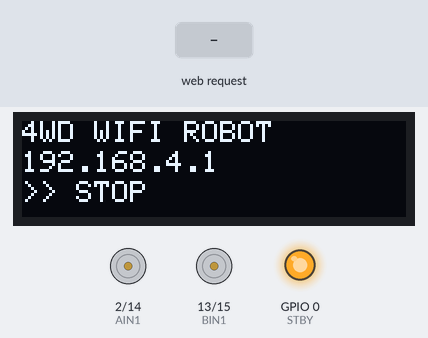
The sketch below on a simulated ESP8266 (NodeMCU). Parts: 128×32 one-colour display, motor-driver pin pairs drawn as motors (green arrow = first pin HIGH = forward, orange = second pin HIGH = backward, longer = more drive, scaled by the enable pin, stopped while the standby pin is LOW), output pins drawn as LEDs (lit = HIGH). Inputs (shaded band) come from the test bench.

Above: at 1.2 s.
1.3 s: HTTP request GET /forward received
At 1.8 s:
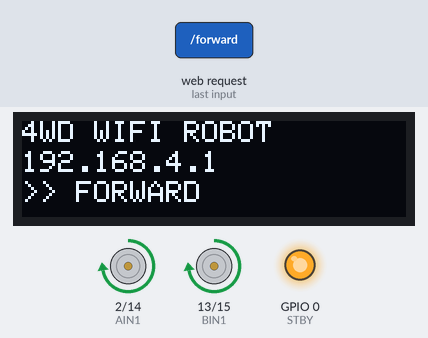
2.8 s: HTTP request GET /reverse received
At 4.0 s:
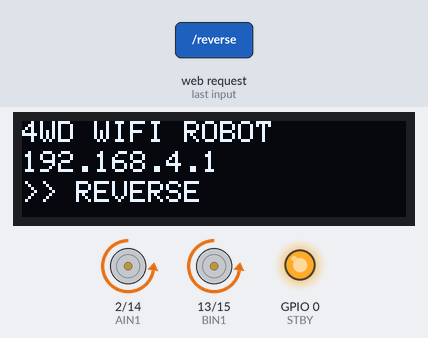
4.3 s: HTTP request GET /left received
At 5.4 s:
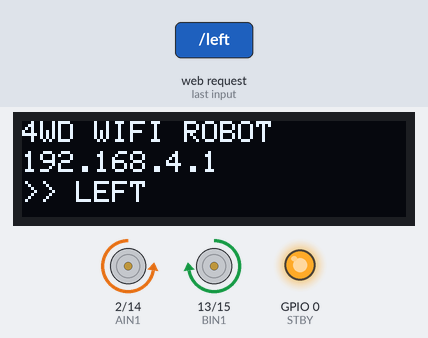
5.8 s: HTTP request GET /right received
At 6.5 s:
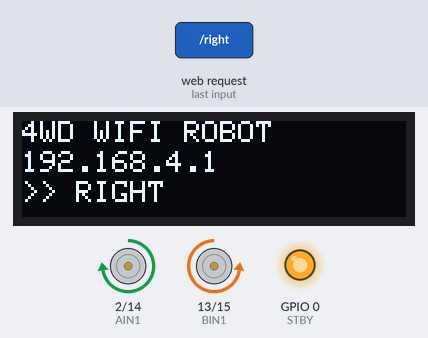
7.3 s: HTTP request GET /forward?spd=1 received
At 7.6 s:
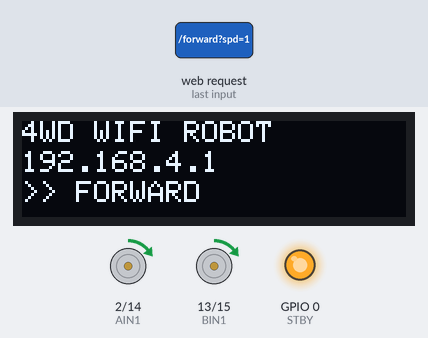
8.8 s: HTTP request GET /forward?spd=0 received
At 10.0 s:
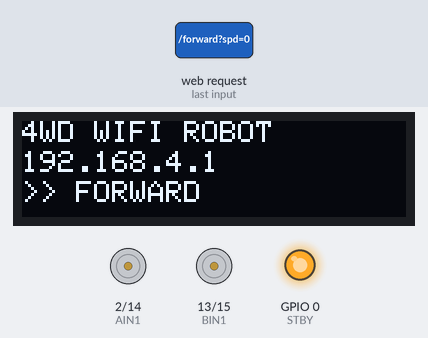
Timing chart, 0 to 11.3 s (numbered marks = the images above; inputs shaded):
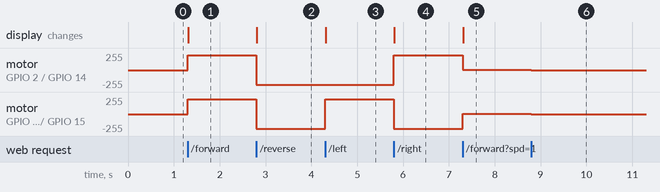

Measured:
- after the input at 1.3 s, motor on GPIO 2 (AIN1) / GPIO 14 (AIN2), motor on GPIO 13 (BIN1) / GPIO 15 (BIN2): stopped → forward 224/255 at once; the display: changes at once (image 1)
- after the input at 2.8 s, motor on GPIO 2 (AIN1) / GPIO 14 (AIN2), motor on GPIO 13 (BIN1) / GPIO 15 (BIN2): forward 224/255 → backward 224/255 at once; the display: changes at once (image 2)
- after the input at 4.3 s, motor on GPIO 13 (BIN1) / GPIO 15 (BIN2): backward 224/255 → forward 224/255 at once; the display: changes at once (image 3)
- after the input at 5.8 s, motor on GPIO 2 (AIN1) / GPIO 14 (AIN2): backward 224/255 → forward 224/255 at once; motor on GPIO 13 (BIN1) / GPIO 15 (BIN2): forward 224/255 → backward 224/255 at once; the display: changes at once (image 4)
- after the input at 7.3 s, motor on GPIO 2 (AIN1) / GPIO 14 (AIN2): forward 224/255 → forward 2/255 at once; motor on GPIO 13 (BIN1) / GPIO 15 (BIN2): backward 224/255 → forward 2/255 at once; the display: changes at once (image 5)
- after the input at 8.8 s, motor on GPIO 2 (AIN1) / GPIO 14 (AIN2), motor on GPIO 13 (BIN1) / GPIO 15 (BIN2): forward 2/255 → stopped at once

The sketch:

robot_car_4wd__2_.ino
```cpp
/*
  4WD WiFi Robot Car — ESP8266 + TB6612FNG
  =========================================
  OLED : D1(GPIO5)=SCL  D2(GPIO4)=SDA
  TB6612: STBY=D3(0) AIN1=D4(2) AIN2=D5(14) PWMA=D6(12)
          BIN1=D7(13) BIN2=D8(15) PWMB=RX(3)

  NOTE: GPIO3 (RX) has weak PWM support on ESP8266.
        We drive PWMA and PWMB with analogWrite but also
        call analogWriteFreq(1000) and analogWriteRange(1023)
        once in setup to synchronise both channels.

  Motor wiring:
    Channel A → Left-front  + Left-rear  (parallel)
    Channel B → Right-front + Right-rear (parallel)
*/

#include <ESP8266WiFi.h>
#include <ESP8266WebServer.h>
#include <Wire.h>
#include <Adafruit_GFX.h>
#include <Adafruit_SSD1306.h>

// ── OLED ─────────────────────────────────────────────────
#define SCREEN_WIDTH  128
#define SCREEN_HEIGHT  32
Adafruit_SSD1306 display(SCREEN_WIDTH, SCREEN_HEIGHT, &Wire, -1);

// ── PINS (DO NOT CHANGE) ──────────────────────────────────
#define STBY  0   // D3
#define AIN1  2   // D4  — Left  direction 1
#define AIN2  14  // D5  — Left  direction 2
#define PWMA  12  // D6  — Left  speed
#define BIN1  13  // D7  — Right direction 1
#define BIN2  15  // D8  — Right direction 2
#define PWMB  3   // RX  — Right speed

// ── WIFI ─────────────────────────────────────────────────
const char* SSID = "RobotCar";
const char* PASS = "12345678";

// ── SPEED (0-1023) ────────────────────────────────────────
// Trim values let you compensate if one side is faster than other.
// Increase LEFT_TRIM if left side is slower, decrease if faster.
// Same for RIGHT_TRIM.
#define MAX_SPEED    900
#define LEFT_TRIM    0     // -100 to +100, adjust if car veers
#define RIGHT_TRIM   0     // -100 to +100

ESP8266WebServer server(80);
String currentMode = "STOP";

// ── MOTOR CORE ───────────────────────────────────────────
// dir: 1=forward  -1=reverse  0=stop
// spd: 0-1023
void driveMotors(int leftDir, int leftSpd, int rightDir, int rightSpd) {
  // Clamp speeds
  leftSpd  = constrain(leftSpd  + LEFT_TRIM,  0, 1023);
  rightSpd = constrain(rightSpd + RIGHT_TRIM, 0, 1023);

  // Left side (Channel A)
  if (leftDir > 0)       { digitalWrite(AIN1, HIGH); digitalWrite(AIN2, LOW);  }
  else if (leftDir < 0)  { digitalWrite(AIN1, LOW);  digitalWrite(AIN2, HIGH); }
  else                   { digitalWrite(AIN1, LOW);  digitalWrite(AIN2, LOW);  }

  // Right side (Channel B)
  if (rightDir > 0)      { digitalWrite(BIN1, HIGH); digitalWrite(BIN2, LOW);  }
  else if (rightDir < 0) { digitalWrite(BIN1, LOW);  digitalWrite(BIN2, HIGH); }
  else                   { digitalWrite(BIN1, LOW);  digitalWrite(BIN2, LOW);  }

  // Write PWM — both at same time to minimise lag
  analogWrite(PWMA, (leftDir  == 0) ? 0 : leftSpd);
  analogWrite(PWMB, (rightDir == 0) ? 0 : rightSpd);
}

// ── MOVEMENT COMMANDS ────────────────────────────────────
void motorStop() {
  driveMotors(0, 0, 0, 0);
  currentMode = "STOP";
}

void motorForward(int spd) {
  driveMotors(1, spd, 1, spd);
  currentMode = "FORWARD";
}

void motorReverse(int spd) {
  driveMotors(-1, spd, -1, spd);
  currentMode = "REVERSE";
}

void motorLeft(int spd) {
  // Tank turn: left wheels reverse, right wheels forward
  driveMotors(-1, spd, 1, spd);
  currentMode = "LEFT";
}

void motorRight(int spd) {
  // Tank turn: left wheels forward, right wheels reverse
  driveMotors(1, spd, -1, spd);
  currentMode = "RIGHT";
}

// ── OLED ─────────────────────────────────────────────────
void showOLED() {
  display.clearDisplay();
  display.setTextSize(1);
  display.setTextColor(SSD1306_WHITE);
  display.setCursor(0,  0); display.println("4WD WIFI ROBOT");
  display.setCursor(0, 10); display.println(WiFi.softAPIP());
  display.setCursor(0, 20); display.print(">> "); display.println(currentMode);
  display.display();
}

// ── SPEED FROM URL PARAM ─────────────────────────────────
// ?spd=0-100  →  0-MAX_SPEED
int urlSpeed() {
  if (server.hasArg("spd")) {
    int pct = constrain(server.arg("spd").toInt(), 0, 100);
    return map(pct, 0, 100, 0, MAX_SPEED);
  }
  return MAX_SPEED;
}

// ── HTML ─────────────────────────────────────────────────
const char HTML_A[] PROGMEM =
  "<!DOCTYPE html><html lang='en'><head>"
  "<meta charset='UTF-8'>"
  "<meta name='viewport' content='width=device-width,initial-scale=1'>"
  "<title>4WD Robot</title>"
  "<style>"
  ":root{--bg:#0d0f14;--sur:#161b26;--brd:#2a3040;--acc:#00e5ff;"
  "--red:#ff4d6d;--yel:#f4c430;--org:#ff6b35;--txt:#e4eaf4;--mut:#5a6478}"
  "*{box-sizing:border-box;margin:0;padding:0}"
  "body{background:var(--bg);color:var(--txt);font-family:'Segoe UI',sans-serif;"
  "min-height:100vh;display:flex;flex-direction:column;align-items:center;"
  "justify-content:center;padding:20px;user-select:none;-webkit-user-select:none}"
  "h1{font-size:1.4rem;letter-spacing:.25em;text-transform:uppercase;"
  "color:var(--acc);text-shadow:0 0 16px rgba(0,229,255,.4);text-align:center}"
  "p.sub{color:var(--mut);font-size:.75rem;margin-top:4px;letter-spacing:.1em;text-align:center}"
  "#sbar{background:var(--sur);border:1px solid var(--brd);border-radius:14px;"
  "padding:8px 20px;font-size:.75rem;letter-spacing:.12em;color:var(--mut);"
  "margin:16px 0;display:flex;align-items:center;gap:10px}"
  "#dot{width:8px;height:8px;border-radius:50%;background:var(--acc);"
  "box-shadow:0 0 8px var(--acc);animation:pulse 1.6s ease-in-out infinite}"
  "@keyframes pulse{0%,100%{opacity:1}50%{opacity:.3}}"
  "#ml{color:var(--txt);font-weight:700;min-width:70px}"
  "svg{display:block;margin-bottom:18px}"
  ".dpad{display:grid;grid-template-columns:repeat(3,88px);"
  "grid-template-rows:repeat(3,88px);gap:8px}"
  ".btn{border:none;border-radius:14px;font-size:1.6rem;font-weight:700;"
  "cursor:pointer;display:flex;flex-direction:column;align-items:center;"
  "justify-content:center;gap:3px;background:var(--sur);"
  "border:1.5px solid var(--brd);color:var(--txt);"
  "transition:transform .07s,background .1s;touch-action:manipulation}"
  ".lbl{font-size:.54rem;letter-spacing:.1em;color:var(--mut)}"
  ".btn:active,.on{transform:scale(.91)}"
  ".F{border-color:var(--acc);color:var(--acc)}"
  ".R{border-color:var(--red);color:var(--red)}"
  ".T{border-color:var(--yel);color:var(--yel)}"
  ".S{border-color:var(--org);color:var(--org);font-size:.9rem}"
  ".F:active,.F.on{background:rgba(0,229,255,.13)}"
  ".R:active,.R.on{background:rgba(255,77,109,.13)}"
  ".T:active,.T.on{background:rgba(244,196,48,.11)}"
  ".S:active,.S.on{background:rgba(255,107,53,.13)}"
  ".sw{margin-top:22px;width:264px;text-align:center}"
  ".sw label{font-size:.7rem;letter-spacing:.12em;color:var(--mut);"
  "display:block;margin-bottom:8px}"
  "input[type=range]{-webkit-appearance:none;width:100%;height:5px;"
  "border-radius:3px;background:var(--brd);outline:none}"
  "input[type=range]::-webkit-slider-thumb{-webkit-appearance:none;"
  "width:22px;height:22px;border-radius:50%;background:var(--acc);"
  "box-shadow:0 0 10px rgba(0,229,255,.5);cursor:pointer}"
  "#sv{margin-top:6px;font-size:.8rem;color:var(--acc);font-weight:600}"
  ".hint{margin-top:16px;font-size:.68rem;color:var(--mut);text-align:center}"
  ".k{display:inline-block;border:1px solid var(--brd);border-radius:4px;"
  "padding:1px 5px;font-family:monospace;color:var(--txt)}"
  "</style></head><body>";

const char HTML_B[] PROGMEM =
  "<h1>4WD Robot</h1>"
  "<p class='sub'>WiFi Controller &mdash; ESP8266</p>"
  "<div id='sbar'><div id='dot'></div>MODE:&nbsp;<span id='ml'>STOP</span></div>"
  "<svg width='110' height='140' viewBox='0 0 110 140' xmlns='http://www.w3.org/2000/svg'>"
  "<rect x='22' y='30' width='66' height='80' rx='10' fill='#161b26' stroke='#2a3040' stroke-width='1.5'/>"
  "<rect x='32' y='38' width='46' height='24' rx='5' fill='#0d0f14' stroke='#2a3040'/>"
  "<polygon id='ar' points='55,46 63,59 55,55 47,59' fill='#5a6478'/>"
  "<rect id='wFL' x='5'  y='30' width='17' height='30' rx='5' fill='#2a3040' stroke='#5a6478' stroke-width='1.5'/>"
  "<rect id='wFR' x='88' y='30' width='17' height='30' rx='5' fill='#2a3040' stroke='#5a6478' stroke-width='1.5'/>"
  "<rect id='wRL' x='5'  y='80' width='17' height='30' rx='5' fill='#2a3040' stroke='#5a6478' stroke-width='1.5'/>"
  "<rect id='wRR' x='88' y='80' width='17' height='30' rx='5' fill='#2a3040' stroke='#5a6478' stroke-width='1.5'/>"
  "</svg>"
  "<div class='dpad'>"
  "<div></div>"
  "<button class='btn F' id='bF'"
    " ontouchstart=\"g('forward')\" ontouchend=\"g('stop')\""
    " onmousedown=\"g('forward')\" onmouseup=\"g('stop')\""
    " onmouseleave=\"g('stop')\">&#9650;<span class='lbl'>FWD</span></button>"
  "<div></div>"
  "<button class='btn T' id='bL'"
    " ontouchstart=\"g('left')\" ontouchend=\"g('stop')\""
    " onmousedown=\"g('left')\" onmouseup=\"g('stop')\""
    " onmouseleave=\"g('stop')\">&#9664;<span class='lbl'>LEFT</span></button>"
  "<button class='btn S' id='bS' onclick=\"g('stop')\">&#9632;<span class='lbl'>STOP</span></button>"
  "<button class='btn T' id='bR'"
    " ontouchstart=\"g('right')\" ontouchend=\"g('stop')\""
    " onmousedown=\"g('right')\" onmouseup=\"g('stop')\""
    " onmouseleave=\"g('stop')\">&#9654;<span class='lbl'>RIGHT</span></button>"
  "<div></div>"
  "<button class='btn R' id='bV'"
    " ontouchstart=\"g('reverse')\" ontouchend=\"g('stop')\""
    " onmousedown=\"g('reverse')\" onmouseup=\"g('stop')\""
    " onmouseleave=\"g('stop')\">&#9660;<span class='lbl'>REV</span></button>"
  "<div></div>"
  "</div>"
  "<div class='sw'><label>SPEED</label>"
  "<input type='range' id='sp' min='20' max='100' value='85'"
    " oninput=\"document.getElementById('sv').textContent=this.value+'%'\">"
  "<div id='sv'>85%</div></div>"
  "<p class='hint'>"
  "<span class='k'>W</span><span class='k'>A</span>"
  "<span class='k'>S</span><span class='k'>D</span>"
  " &nbsp;or arrow keys &nbsp;|&nbsp; hold to move</p>";

const char HTML_C[] PROGMEM =
  "<script>"
  // Wheel colours
  "var CF='#00e5ff',CR='#ff4d6d',CY='#f4c430',CO='#2a3040';"
  // Current state
  "var cur='stop',tmr=null,last='';"
  // Set all 4 wheel colours + arrow colour
  "function wh(fl,fr,rl,rr,a){"
    "var ids=['wFL','wFR','wRL','wRR'];"
    "var cols=[fl,fr,rl,rr];"
    "for(var i=0;i<4;i++)document.getElementById(ids[i]).style.fill=cols[i];"
    "document.getElementById('ar').setAttribute('fill',a);"
  "}"
  // Update UI visuals for given action
  "function vis(a){"
    "var btns=['bF','bL','bR','bV','bS'];"
    "for(var i=0;i<btns.length;i++){"
      "var e=document.getElementById(btns[i]);"
      "if(e)e.classList.remove('on');"
    "}"
    "document.getElementById('ml').textContent=a.toUpperCase();"
    "if(a==='forward'){"
      "wh(CF,CF,CF,CF,CF);"    // all 4 cyan
      "document.getElementById('bF').classList.add('on');"
    "}else if(a==='reverse'){"
      "wh(CR,CR,CR,CR,CR);"    // all 4 red
      "document.getElementById('bV').classList.add('on');"
    "}else if(a==='left'){"
      "wh(CR,CF,CR,CF,CY);"    // left=red(back) right=cyan(fwd)
      "document.getElementById('bL').classList.add('on');"
    "}else if(a==='right'){"
      "wh(CF,CR,CF,CR,CY);"    // left=cyan(fwd) right=red(back)
      "document.getElementById('bR').classList.add('on');"
    "}else{"
      "wh(CO,CO,CO,CO,'#5a6478');" // all off
      "document.getElementById('bS').classList.add('on');"
    "}"
  "}"
  // Send command — throttled to 1 per 80ms
  "function g(a){"
    "if(a===cur)return;"
    "cur=a;vis(a);"
    "if(tmr)return;"
    "tmr=setTimeout(function(){"
      "tmr=null;"
      "var u='/'+cur+'?spd='+document.getElementById('sp').value;"
      "if(u!==last){fetch(u).catch(function(){});last=u;}"
    "},80);"
  "}"
  // Keyboard
  "var KM={"
    "'ArrowUp':'forward','w':'forward','W':'forward',"
    "'ArrowDown':'reverse','s':'reverse','S':'reverse',"
    "'ArrowLeft':'left','a':'left','A':'left',"
    "'ArrowRight':'right','d':'right','D':'right',"
    "' ':'stop'"
  "};"
  "var held={};"
  "document.addEventListener('keydown',function(e){"
    "if(held[e.key])return;held[e.key]=1;"
    "var a=KM[e.key];if(a){e.preventDefault();g(a);}"
  "});"
  "document.addEventListener('keyup',function(e){"
    "delete held[e.key];"
    "if(KM[e.key]&&KM[e.key]!=='stop')g('stop');"
  "});"
  "vis('stop');"
  "</script></body></html>";

void handleRoot() {
  String page = FPSTR(HTML_A);
  page += FPSTR(HTML_B);
  page += FPSTR(HTML_C);
  server.send(200, "text/html", page);
}

// ── SETUP ────────────────────────────────────────────────
void setup() {
  Serial.begin(115200);

  // Motor pins
  pinMode(STBY, OUTPUT);
  pinMode(AIN1, OUTPUT);
  pinMode(AIN2, OUTPUT);
  pinMode(PWMA, OUTPUT);
  pinMode(BIN1, OUTPUT);
  pinMode(BIN2, OUTPUT);
  pinMode(PWMB, OUTPUT);

  // IMPORTANT: sync PWM frequency and range for BOTH channels
  // so they respond identically (fixes lag between left & right)
  analogWriteFreq(1000);   // 1 kHz — stable on GPIO3
  analogWriteRange(1023);  // full 10-bit range

  // Start with standby HIGH (motors enabled)
  digitalWrite(STBY, HIGH);
  motorStop();

  // OLED
  Wire.begin(4, 5);
  if (!display.begin(SSD1306_SWITCHCAPVCC, 0x3C)) { while (1); }
  showOLED();

  // WiFi AP
  WiFi.softAP(SSID, PASS);
  showOLED();

  // Routes
  server.on("/", handleRoot);

  server.on("/forward", []() {
    motorForward(urlSpeed()); showOLED();
    server.send(200, "text/plain", "ok");
  });
  server.on("/reverse", []() {
    motorReverse(urlSpeed()); showOLED();
    server.send(200, "text/plain", "ok");
  });
  server.on("/left", []() {
    motorLeft(urlSpeed()); showOLED();
    server.send(200, "text/plain", "ok");
  });
  server.on("/right", []() {
    motorRight(urlSpeed()); showOLED();
    server.send(200, "text/plain", "ok");
  });
  server.on("/stop", []() {
    motorStop(); showOLED();
    server.send(200, "text/plain", "ok");
  });

  server.begin();
}

// ── LOOP ─────────────────────────────────────────────────
void loop() {
  server.handleClient();
}
```
